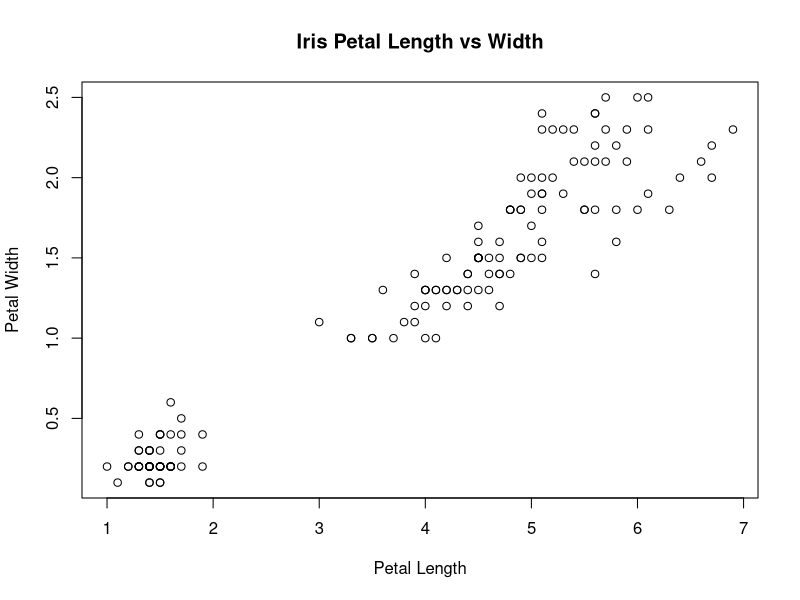
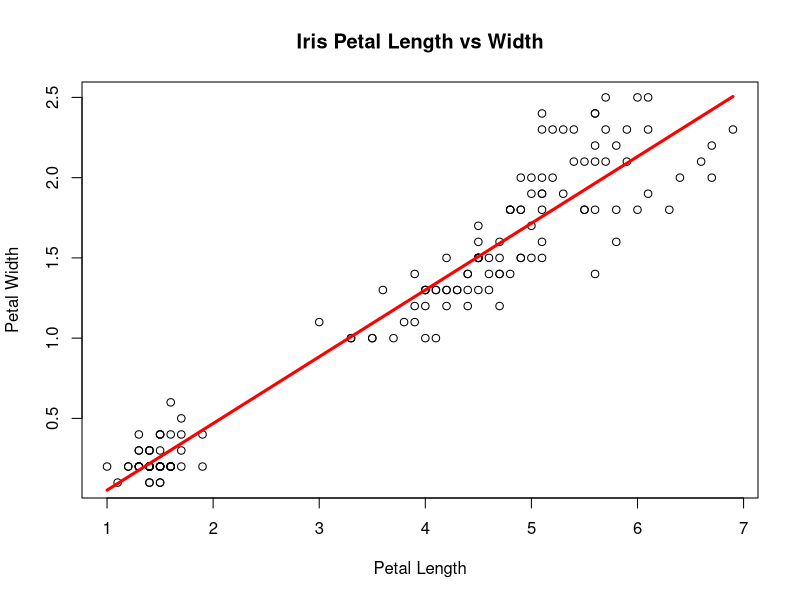

Source code (R) for these figures, in order:

#Load the data
data(iris)

#Peek at data
head(iris)

#Create a scatterplot
plot( x=iris$Petal.Length, y=iris$Petal.Width, main="Iris Petal Length vs Width", xlab="Petal Length", ylab="Petal Width")

# Create a linear regression model
model <- lm(formula <- Petal.Width ~ Petal.Length, data=iris)

# Summarize the model
summary(model)

# Draw a regression line on the plot
plot( x=iris$Petal.Length, y=iris$Petal.Width, main="Iris Petal Length vs Width", xlab="Petal Length", ylab="Petal Width")
lines(x = iris$Petal.Length, y = model$fitted, col  ="red", lwd = 3)

# Get correlation coefficient
cor(x=iris$Petal.Length, y=iris$Petal.Width)

# Predict new values from the model
predict(object = model, newdata = data.frame(Petal.Length = c(2, 5, 7)))
